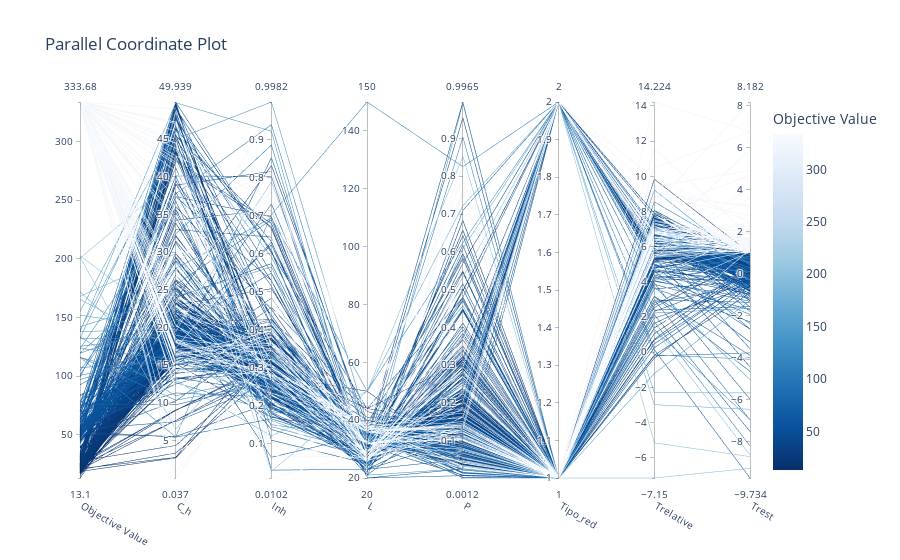

Source (notebook cell):
### Code cell
vis.plot_parallel_coordinate(study)

### Figure 1 — Plotly figure (JSON) as saved in the notebook; plotly's stock layout.template omitted (floating-point values rounded to 4 significant figures; data arrays with more than 128 entries replaced by an {"elided": "..."} marker saying what was removed)
{"data": [{"dimensions": [{"label": "Objective Value", "range": [13.1, 333.7], "values": {"elided": "433 float values"}}, {"label": "C_h", "range": [0.03736, 49.94], "values": {"elided": "433 float values"}}, {"label": "Inh", "range": [0.01021, 0.9982], "values": {"elided": "433 float values"}}, {"label": "L", "range": [20, 150], "values": {"elided": "433 int values"}}, {"label": "P", "range": [0.001178, 0.9965], "values": {"elided": "433 float values"}}, {"label": "Tipo_red", "range": [1, 2], "values": {"elided": "433 int values"}}, {"label": "Trelative", "range": [-7.15, 14.22], "values": {"elided": "433 float values"}}, {"label": "Trest", "range": [-9.734, 8.182], "values": {"elided": "433 float values"}}], "labelangle": 30, "labelside": "bottom", "line": {"color": {"elided": "433 float values"}, "colorbar": {"title": {"text": "Objective Value"}}, "colorscale": [[0, "rgb(247,251,255)"], [0.125, "rgb(222,235,247)"], [0.25, "rgb(198,219,239)"], [0.375, "rgb(158,202,225)"], [0.5, "rgb(107,174,214)"], [0.625, "rgb(66,146,198)"], [0.75, "rgb(33,113,181)"], [0.875, "rgb(8,81,156)"], [1, "rgb(8,48,107)"]], "reversescale": true, "showscale": true}, "type": "parcoords"}], "layout": {"title": {"text": "Parallel Coordinate Plot"}}}
